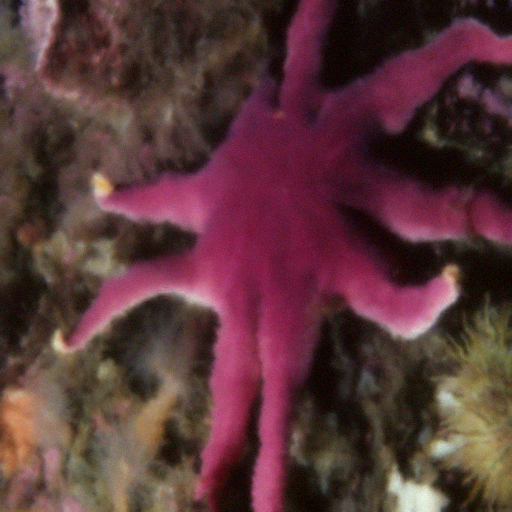
#> input picture RPCA/0011.png, 512 x 512 px
$ python test.py
#> lines starting #> are read from the running program, lines starting #| are printed output that depends on the picture
import sys
import cv2
import numpy as np
import matplotlib.pyplot as plt

# add build directory
sys.path.append("./build")

import rpca_module


img1 = cv2.imread("0011.png", cv2.IMREAD_COLOR)
#> img1 is the input picture: shape (512, 512, 3); mean B, G, R 57, 54.3, 90
img2 = cv2.imread("0012.png", cv2.IMREAD_COLOR)
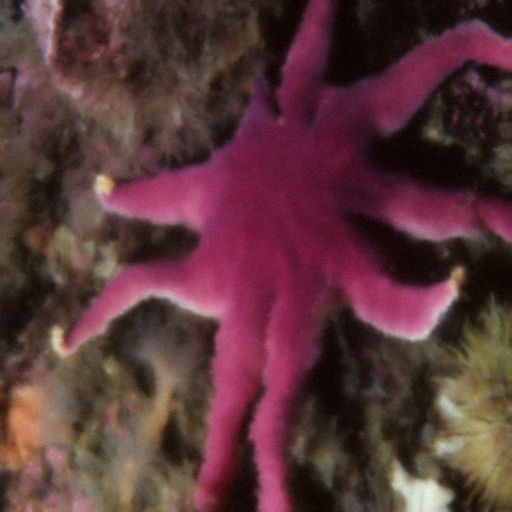
#> input picture RPCA/0012.png, 512 x 512 px
#> img2 is the input picture: shape (512, 512, 3); mean B, G, R 57.5, 54.7, 90.9
img3 = cv2.imread("0013.png", cv2.IMREAD_COLOR)
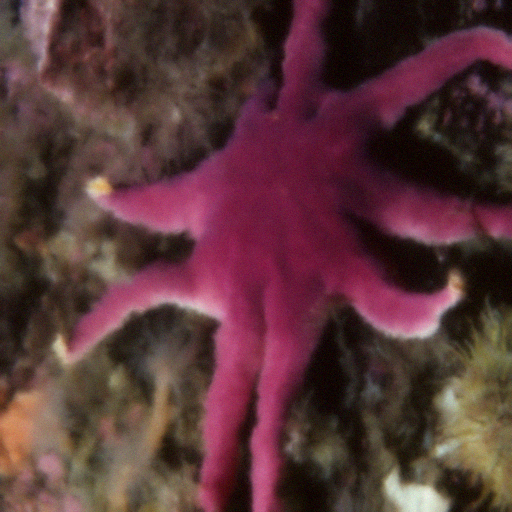
#> input picture RPCA/0013.png, 512 x 512 px
#> img3 is the input picture: shape (512, 512, 3); mean B, G, R 56.3, 53.7, 89.1


if img1 is None:
    print("img1 failed")
    exit()

if img2 is None:
    print("img2 failed")
    exit()

if img3 is None:
    print("img3 failed")
    exit()


H, W, C = img1.shape
#> H = 512; W = 512; C = 3

print("Image shape:", H, W, C)
#| Image shape: 512 512 3


v1 = img1.flatten()
v2 = img2.flatten()
v3 = img3.flatten()


D = np.stack([v1, v2, v3], axis=1)

# convert to float64
D = D.astype(np.float64)

print("D shape:", D.shape)
#| D shape: (786432, 3)


#> (the run stopped early here; a loop or call above may not have finished)
